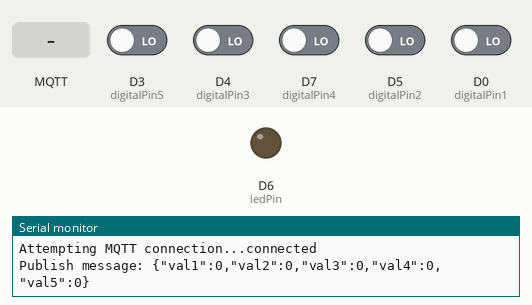
This sketch was run on a simulated ESP8266 (NodeMCU). Shown: output pins drawn as LEDs (lit = HIGH), the last lines printed to the serial monitor. The test bench sets the inputs (shaded band); at power-on: D0 (digitalPin1), D3 (digitalPin5), D4 (digitalPin3), D5 (digitalPin2), D7 (digitalPin4) LOW. WiFi joins after 1.5 s; servers stay silent unless stated; random numbers use the default seed unless the sketch sets one; no MQTT or app messages arrive unless stated.

Above: at 2.7 s.
2.8 s: MQTT message "1" arrives on the first subscribed topic
At 3.1 s:
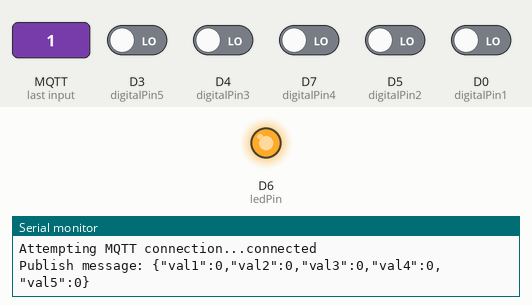
4.3 s: MQTT message "ledControl" arrives on the first subscribed topic
At 5.5 s:
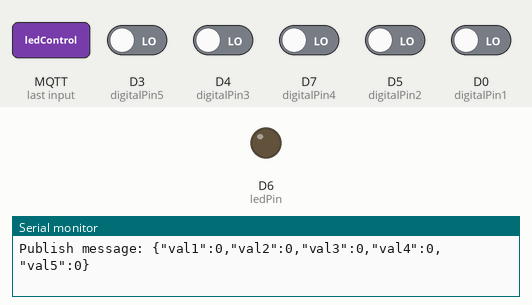
Timing chart, 0 to 7.3 s (numbered marks = the images above; inputs shaded):
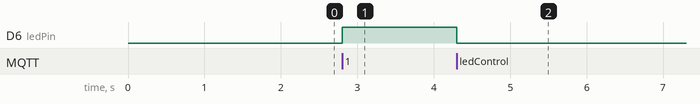

Measured:
- after the input at 2.8 s, D6 (ledPin): LOW → HIGH at once
- after the input at 4.3 s, D6 (ledPin): HIGH → LOW at once

The sketch:

mode5.ino
```cpp
#include <ESP8266WiFi.h>
#include <PubSubClient.h>
#include <ArduinoJson.h>

// WiFi credentials
const char* ssid = "LAPTOP-OBJVKBNE 8211";
const char* password = "123456789";

// MQTT Server
const char* mqtt_server = "192.168.197.66";

WiFiClient espClient;
PubSubClient client(espClient);
unsigned long lastMsg = 0;
#define MSG_BUFFER_SIZE (200) // Adjusted for JSON data
char msg[MSG_BUFFER_SIZE];

// Digital pins
const int digitalPin1 = D0;
const int digitalPin2 = D5;
const int digitalPin3 = D4;
const int digitalPin4 = D7;
const int digitalPin5 = D3;

// LED Pin
const int ledPin = D6; // Assign an appropriate pin for the LED

int val1 = 0;
int val2 = 0;
int val3 = 0;
int val4 = 0;
int val5 = 0;

void setup_wifi() {
  delay(10);
  Serial.println();
  Serial.print("Connecting to ");
  Serial.println(ssid);

  WiFi.mode(WIFI_STA);
  WiFi.begin(ssid, password);

  while (WiFi.status() != WL_CONNECTED) {
    delay(500);
    Serial.print(".");
  }

  Serial.println("");
  Serial.println("WiFi connected");
  Serial.println("IP address: ");
  Serial.println(WiFi.localIP());
}

void callback(char* topic, byte* payload, unsigned int length) {
  if (strcmp(topic, "ledControl") == 0) {
      if ((char)payload[0] == '1') {
          digitalWrite(ledPin, HIGH); // Turn the LED on
      } else {
          digitalWrite(ledPin, LOW);  // Turn the LED off
      }
  }
}

void reconnect() {
  while (!client.connected()) {
    Serial.print("Attempting MQTT connection...");
    String clientId = "ESP8266Client-";
    clientId += String(random(0xffff), HEX);
    if (client.connect(clientId.c_str())) {
      Serial.println("connected");
      client.subscribe("ledControl");
    } else {
      Serial.print("failed, rc=");
      Serial.print(client.state());
      Serial.println(" try again in 5 seconds");
      delay(5000);
    }
  }
}

void setup() {
  pinMode(ledPin, OUTPUT);
  Serial.begin(115200);
  setup_wifi();
  client.setServer(mqtt_server, 1883);
  client.setCallback(callback);

  pinMode(digitalPin1, INPUT);
  pinMode(digitalPin2, INPUT);
  pinMode(digitalPin3, INPUT);
  pinMode(digitalPin4, INPUT);
  pinMode(digitalPin5, INPUT);
}

void loop() {
  if (!client.connected()) {
    reconnect();
  }
  client.loop();

  unsigned long now = millis();
  if (now - lastMsg > 2000) {
    lastMsg = now;

    val1 = digitalRead(digitalPin1);
    val2 = digitalRead(digitalPin2);
    val3 = digitalRead(digitalPin3);
    val4 = digitalRead(digitalPin4);
    val5 = digitalRead(digitalPin5);

    StaticJsonDocument<200> jsonDoc;
    jsonDoc["val1"] = val1;
    jsonDoc["val2"] = val2;
    jsonDoc["val3"] = val3;
    jsonDoc["val4"] = val4;
    jsonDoc["val5"] = val5;

    serializeJson(jsonDoc, msg);
    Serial.print("Publish message: ");
    Serial.println(msg);
    client.publish("sensors", msg);
  }
}
```
